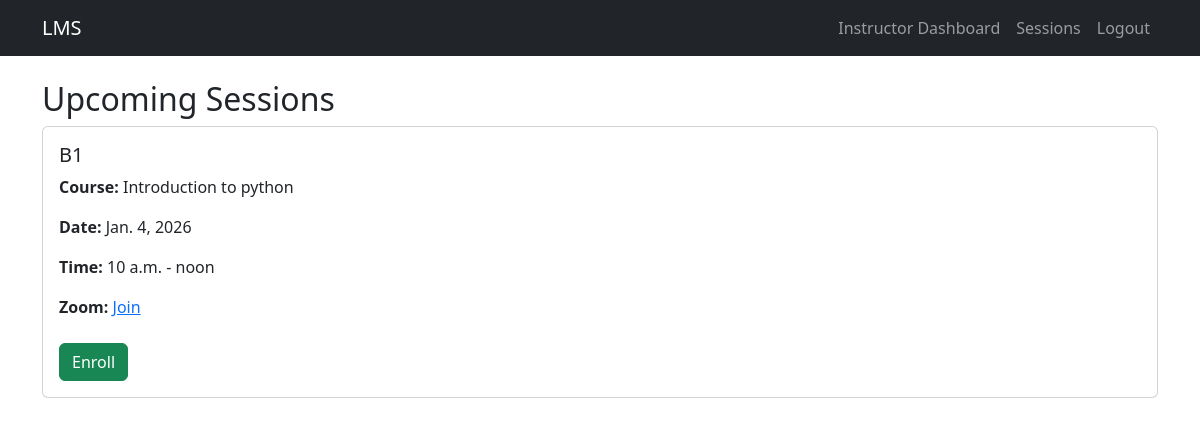
The page /courses/sessions/student/ (signed in) on the database its author committed.
### courses/models.py (models this page shows, shortened)
class Session(models.Model):
    SESSION_TYPE_CHOICES = (
        ('LIVE', 'Live (Online)'),
        ('CLASS', 'In-Class'),
    )
    course = models.ForeignKey(
        Course,
        on_delete=models.CASCADE,
        related_name='sessions'
    )
    title = models.CharField(max_length=200)
    session_type = models.CharField(max_length=10, choices=SESSION_TYPE_CHOICES)
    date = models.DateField()
    start_time = models.TimeField()
    end_time = models.TimeField()
    zoom_link = models.URLField(blank=True, null=True)
    classroom = models.CharField(max_length=100, blank=True, null=True)
    is_visible = models.BooleanField(default=True)

class Course(models.Model):
    DELIVERY_MODES = (
        ('online','Online'),
        ('live','Live'),
        ('class','In-Class'),
    )
    title = models.CharField(max_length=200)
    description =models.TextField()
    instructor = models.ForeignKey(
    User,on_delete=models.CASCADE,
    related_name='courses'
    )
    delivery_mode = models.CharField(max_length=10,choices=DELIVERY_MODES)
    price = models.DecimalField(max_digits=8, decimal_places=2,default=0)
    duration_hours =models.PositiveIntegerField(default=20)
    capacity = models.PositiveIntegerField(default=30)
    created_at = models.DateTimeField(auto_now_add=True)
    is_active = models.BooleanField(default=True)
    def seats_left(self):
        return self.capacity - self.enrollments.count()

### courses/views.py (the view)
# urls.py: path('sessions/student/', views.student_sessions, name='student_sessions'),
@login_required
def student_sessions(request):
    sessions = Session.objects.filter(is_visible=True).order_by('date', 'start_time')
    enrolled_courses = list(
        Enrollment.objects.filter(student=request.user).values_list('course_id', flat=True)
    )
    return render(request, 'courses/student_sessions.html', {
        'sessions': sessions,
        'enrolled_courses': enrolled_courses
    })

### courses/templates/courses/student_sessions.html (shortened to what this page needs)
{% extends 'courses/base.html' %}
{% block content %}
<h2>Upcoming Sessions</h2>
{% for session in sessions %}
<div class="card mb-3">
    <div class="card-body">
        <h5>{{ session.title }}</h5>
        <p><b>Course:</b> {{ session.course.title }}</p>
        <p><b>Date:</b> {{ session.date }}</p>
        <p><b>Time:</b> {{ session.start_time }} - {{ session.end_time }}</p>
        {% if session.session_type == 'LIVE' %}
            <p><b>Zoom:</b>
                <a href="{{ session.zoom_link }}" target="_blank">Join</a>
            </p>
        {% else %}
            <p><b>Classroom:</b> {{ session.classroom }}</p>
        {% endif %}
        {% if session.course.id in enrolled_courses %}
            <span class="badge bg-primary mt-2">Enrolled</span>
        {% elif session.course.seats_left > 0 %}
            <form method="post" action="{% url 'courses:enroll_course' session.course.id %}">
                <button class="btn btn-success mt-2">Enroll</button>
            </form>
        {% else %}
            <span class="badge bg-danger mt-2">Course Full</span>
        {% endif %}
    </div>
</div>
{% empty %}
<p>No upcoming sessions.</p>
{% endfor %}
{% endblock %}

### rows shown on the page
Session: title "B1", course "Introduction to python", date "Jan. 4, 2026", start_time "10 a.m.", end_time "noon", shows "Enroll"
